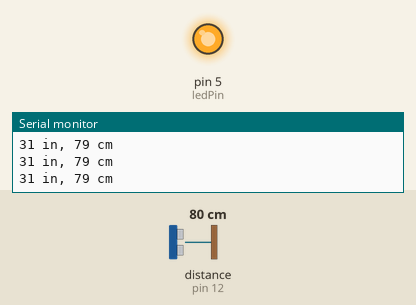
This sketch was run on a simulated Arduino Uno, built with avr-gcc and run on an emulated ATmega328P. On the bench: output pins drawn as LEDs (lit = HIGH), the last lines printed to the serial monitor. Wiring (inferred from the names in the program): ultrasonic range finder: trigger pin 11; echo pin 12. The test bench sets the inputs (shaded band); at power-on: distance to the obstacle (sensor on pin 12) 80 cm. The echo pulse lasts 58.3 µs per cm; pins used as bus, display or sensor lines are not drawn.

Above: at 1.2 s.
1.3 s: distance to the obstacle (sensor on pin 12) set to 96 cm
2.8 s: distance to the obstacle (sensor on pin 12) set to 106 cm
At 3.1 s:
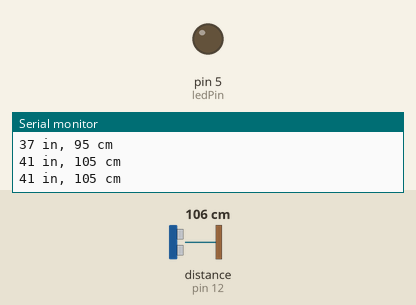
4.3 s: distance to the obstacle (sensor on pin 12) set to 2 cm
At 5.5 s:
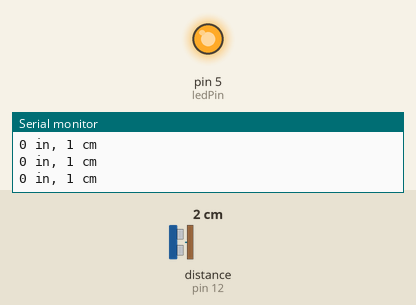
5.8 s: distance to the obstacle (sensor on pin 12) set to 120 cm
At 7.2 s:
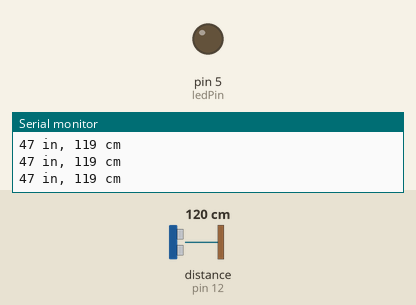
Timing chart, 0 to 8.3 s (numbered marks = the images above; inputs shaded):
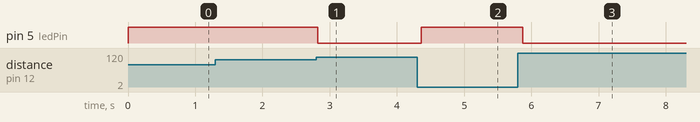

The sketch:

UltraSonic_Sensor_without_Interrupt.ino
```cpp
// Define pin assignments for ultrasonic sensor and LED
const int trigPin = 11;    // Trigger pin
const int echoPin = 12;    // Echo pin
const int ledPin = 5;      // LED pin

void setup() {
  // Initialize serial communication
  Serial.begin(9600);

  // Set pin modes for trigger, echo, and LED
  pinMode(trigPin, OUTPUT);
  pinMode(echoPin, INPUT);
  pinMode(ledPin, OUTPUT);
}

void loop() {
  // Trigger the sensor with a HIGH pulse of 10 microseconds
  digitalWrite(trigPin, LOW);
  delayMicroseconds(5);
  digitalWrite(trigPin, HIGH);
  delayMicroseconds(10);
  digitalWrite(trigPin, LOW);

  // Read the duration of the echo pulse
  long duration = pulseIn(echoPin, HIGH);

  // Convert the duration into distance
  // Speed of sound is approximately 343 m/s or 0.0343 cm/µs
  long cm = duration * 0.0343 / 2;   // Calculate distance in cm
  long inches = duration * 0.0135 / 2;  // Calculate distance in inches

  // Control the LED based on distance
  if (cm <= 100) {
    digitalWrite(ledPin, HIGH); // Turn on LED if distance is less than or equal to 100 cm
  } else {
    digitalWrite(ledPin, LOW);  // Otherwise, turn off LED
  }

  // Print the distance in inches and cm to the serial monitor
  Serial.print(inches);
  Serial.print(" in, ");
  Serial.print(cm);
  Serial.println(" cm");

  delay(250); // Small delay to prevent excessive serial output
}
```

Measured:
- the behaviour switches between 101 and 102 cm on distance to the obstacle (sensor on pin 12) (found by bisection; images 0 and 1)
- after the input at 2.8 s, pin 5 (ledPin): HIGH → LOW at once
- after the input at 4.3 s, pin 5 (ledPin): LOW → HIGH after 0.06 s
- after the input at 5.8 s, pin 5 (ledPin): HIGH → LOW after 0.07 s
